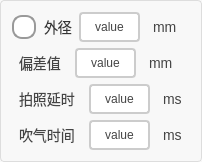
      <widget class="QGroupBox" name="groupBox">
       <property name="styleSheet">
        <string notr="true">QGroupBox {
    border: 1px solid #DDD;
    border-radius: 4px;
    font: bold 14px;
    color: #666;
    background-color: #F8F8F8;
}

QGroupBox::title {
    subcontrol-origin: margin;
    subcontrol-position: top left;
    left: 10px;
    padding: 0 5px;
}</string>
       </property>
       <property name="title">
        <string/>
       </property>
       <layout class="QVBoxLayout" name="verticalLayout">
        <item>
         <layout class="QHBoxLayout" name="horizontalLayout">
          <item>
           <widget class="QRadioButton" name="rbtn_outsideDiameterEnable">
            <property name="sizePolicy">
             <sizepolicy hsizetype="Minimum" vsizetype="Minimum">
              <horstretch>0</horstretch>
              <verstretch>0</verstretch>
             </sizepolicy>
            </property>
            <property name="styleSheet">
             <string notr="true">QRadioButton {
    spacing: 8px;
    font-size: 14px;
    color: #333;  /* 保持原始文字颜色 */
}

/* 未选中状态 */
QRadioButton::indicator {
    width: 20px;
    height: 20px;
    border-radius: 10px;
    border: 2px solid #999;
    background: #ffffff;
}

/* 悬停效果 */
QRadioButton::indicator:hover {
    border: 2px solid #666;
}

/* 选中状态 */
QRadioButton::indicator:checked {
    border: 2px solid #FF6B00;  /* 橙色边框 */
}

/* 选中时的内圆 */
QRadioButton::indicator:checked {
    background-color: qradialgradient(
        cx:0.5, cy:0.5,
        radius:0.4,
        fx:0.5, fy:0.5,
        stop:0 #FF6B00,  /* 主橙色 */
        stop:1 transparent
    );
}

/* 禁用状态 */
QRadioButton:::disabled {
    border: 2px solid #ccc;
    background: #eee;
}

/* 点击动画效果 */
QRadioButton::indicator:pressed {
    border: 2px solid #CC5500;  /* 深橙色边框 */
    background-color: qradialgradient(
        cx:0.5, cy:0.5,
        radius:0.5,
        fx:0.5, fy:0.5,
        stop:0 #FFD8B3,  /* 浅橙色渐变 */
        stop:1 transparent
    );
}</string>
            </property>
            <property name="text">
             <string>外径</string>
            </property>
           </widget>
          </item>
          <item>
           <widget class="QPushButton" name="pbtn_outsideDiameterValue">
            <property name="sizePolicy">
             <sizepolicy hsizetype="Minimum" vsizetype="Minimum">
              <horstretch>0</horstretch>
              <verstretch>0</verstretch>
             </sizepolicy>
            </property>
            <property name="styleSheet">
             <string notr="true">QPushButton {
    padding: 6px 14px;
    border: 2px solid #CCC;
    border-radius: 4px;
    background-color: white;
    color: #444;
}

QPushButton:hover {
    border-color: #999;
    background-color: #F5F5F5;
}

QPushButton:pressed {
    border-color: #777;
    background-color: #EEE;
}</string>
            </property>
            <property name="text">
             <string>value</string>
            </property>
           </widget>
          </item>
          <item>
           <widget class="QLabel" name="label_4">
            <property name="styleSheet">
             <string notr="true">/* 基础标签样式 */
QLabel {
    color: #444444;          /* 主文字色 */
    font-size: 14px;         /* 标准字号 */
    background: transparent; /* 透明背景 */
    padding: 2px 4px;        /* 基础内边距 */
}

/* 标题样式 */
QLabel.title {
    font-size: 16px;
    font-weight: 600;
    color: #333333;
    border-bottom: 1px solid #DDDDDD; /* 下划线装饰 */
    padding-bottom: 4px;
}

/* 副标题/次要文本 */
QLabel.subtitle {
    color: #666666;
    font-size: 13px;
    font-style: italic;
}

/* 强调文本 */
QLabel.emphasis {
    color: #333333;
    font-weight: 500;
    background-color: #F5F5F5;
    border-radius: 3px;
    padding: 4px 8px;
}

/* 状态标签（成功/警告/错误） */
QLabel[state=&quot;success&quot;] {
    color: #228B22;          /* 森林绿 */
    border-left: 3px solid #228B22;
    padding-left: 8px;
}

QLabel[state=&quot;warning&quot;] {
    color: #FF8C00;          /* 暗橙 */
    border-left: 3px solid #FF8C00;
    padding-left: 8px;
}

QLabel[state=&quot;error&quot;] {
    color: #B22222;          /* 砖红 */
    border-left: 3px solid #B22222;
    padding-left: 8px;
}

/* 数据展示标签 */
QLabel.data {
    color: #2F4F4F;          /* 深石板灰 */
    font-family: monospace;
    border: 1px solid #E0E0E0;
    background-color: #FFFFFF;
    padding: 6px 12px;
    border-radius: 4px;
}

/* 禁用状态 */
QLabel:disabled {
    color: #AAAAAA;
    background-color: transparent;
}

/* 链接样式（伪链接效果） */
QLabel.link {
    color: #4682B4;          /* 钢蓝 */
    text-decoration: underline;
    border-bottom: 1px dotted #4682B4;
}

/* 图标标签 */
QLabel.icon {
    qproperty-alignment: AlignCenter;
    border: 1px solid #E0E0E0;
    border-radius: 4px;
    background-color: #FFFFFF;
    padding: 12px;
}</string>
            </property>
            <property name="text">
             <string>mm</string>
            </property>
           </widget>
          </item>
         </layout>
        </item>
        <item>
         <layout class="QHBoxLayout" name="horizontalLayout_2">
          <item>
           <widget class="QLabel" name="label">
            <property name="styleSheet">
             <string notr="true">/* 基础标签样式 */
QLabel {
    color: #444444;          /* 主文字色 */
    font-size: 14px;         /* 标准字号 */
    background: transparent; /* 透明背景 */
    padding: 2px 4px;        /* 基础内边距 */
}

/* 标题样式 */
QLabel.title {
    font-size: 16px;
    font-weight: 600;
    color: #333333;
    border-bottom: 1px solid #DDDDDD; /* 下划线装饰 */
    padding-bottom: 4px;
}

/* 副标题/次要文本 */
QLabel.subtitle {
    color: #666666;
    font-size: 13px;
    font-style: italic;
}

/* 强调文本 */
QLabel.emphasis {
    color: #333333;
    font-weight: 500;
    background-color: #F5F5F5;
    border-radius: 3px;
    padding: 4px 8px;
}

/* 状态标签（成功/警告/错误） */
QLabel[state=&quot;success&quot;] {
    color: #228B22;          /* 森林绿 */
    border-left: 3px solid #228B22;
    padding-left: 8px;
}

QLabel[state=&quot;warning&quot;] {
    color: #FF8C00;          /* 暗橙 */
    border-left: 3px solid #FF8C00;
    padding-left: 8px;
}

QLabel[state=&quot;error&quot;] {
    color: #B22222;          /* 砖红 */
    border-left: 3px solid #B22222;
    padding-left: 8px;
}

/* 数据展示标签 */
QLabel.data {
    color: #2F4F4F;          /* 深石板灰 */
    font-family: monospace;
    border: 1px solid #E0E0E0;
    background-color: #FFFFFF;
    padding: 6px 12px;
    border-radius: 4px;
}

/* 禁用状态 */
QLabel:disabled {
    color: #AAAAAA;
    background-color: transparent;
}

/* 链接样式（伪链接效果） */
QLabel.link {
    color: #4682B4;          /* 钢蓝 */
    text-decoration: underline;
    border-bottom: 1px dotted #4682B4;
}

/* 图标标签 */
QLabel.icon {
    qproperty-alignment: AlignCenter;
    border: 1px solid #E0E0E0;
    border-radius: 4px;
    background-color: #FFFFFF;
    padding: 12px;
}</string>
            </property>
            <property name="text">
             <string>偏差值</string>
            </property>
           </widget>
          </item>
          <item>
           <widget class="QPushButton" name="pbtn_outsideDiameterDeviation">
            <property name="sizePolicy">
             <sizepolicy hsizetype="Minimum" vsizetype="Minimum">
              <horstretch>0</horstretch>
              <verstretch>0</verstretch>
             </sizepolicy>
            </property>
            <property name="styleSheet">
             <string notr="true">QPushButton {
    padding: 6px 14px;
    border: 2px solid #CCC;
    border-radius: 4px;
    background-color: white;
    color: #444;
}

QPushButton:hover {
    border-color: #999;
    background-color: #F5F5F5;
}

QPushButton:pressed {
    border-color: #777;
    background-color: #EEE;
}</string>
            </property>
            <property name="text">
             <string>value</string>
            </property>
           </widget>
          </item>
          <item>
           <widget class="QLabel" name="label_5">
            <property name="styleSheet">
             <string notr="true">/* 基础标签样式 */
QLabel {
    color: #444444;          /* 主文字色 */
    font-size: 14px;         /* 标准字号 */
    background: transparent; /* 透明背景 */
    padding: 2px 4px;        /* 基础内边距 */
}

/* 标题样式 */
QLabel.title {
    font-size: 16px;
    font-weight: 600;
    color: #333333;
    border-bottom: 1px solid #DDDDDD; /* 下划线装饰 */
    padding-bottom: 4px;
}

/* 副标题/次要文本 */
QLabel.subtitle {
    color: #666666;
    font-size: 13px;
    font-style: italic;
}

/* 强调文本 */
QLabel.emphasis {
    color: #333333;
    font-weight: 500;
    background-color: #F5F5F5;
    border-radius: 3px;
    padding: 4px 8px;
}

/* 状态标签（成功/警告/错误） */
QLabel[state=&quot;success&quot;] {
    color: #228B22;          /* 森林绿 */
    border-left: 3px solid #228B22;
    padding-left: 8px;
}

QLabel[state=&quot;warning&quot;] {
    color: #FF8C00;          /* 暗橙 */
    border-left: 3px solid #FF8C00;
    padding-left: 8px;
}

QLabel[state=&quot;error&quot;] {
    color: #B22222;          /* 砖红 */
    border-left: 3px solid #B22222;
    padding-left: 8px;
}

/* 数据展示标签 */
QLabel.data {
    color: #2F4F4F;          /* 深石板灰 */
    font-family: monospace;
    border: 1px solid #E0E0E0;
    background-color: #FFFFFF;
    padding: 6px 12px;
    border-radius: 4px;
}

/* 禁用状态 */
QLabel:disabled {
    color: #AAAAAA;
    background-color: transparent;
}

/* 链接样式（伪链接效果） */
QLabel.link {
    color: #4682B4;          /* 钢蓝 */
    text-decoration: underline;
    border-bottom: 1px dotted #4682B4;
}

/* 图标标签 */
QLabel.icon {
    qproperty-alignment: AlignCenter;
    border: 1px solid #E0E0E0;
    border-radius: 4px;
    background-color: #FFFFFF;
    padding: 12px;
}</string>
            </property>
            <property name="text">
             <string>mm</string>
            </property>
           </widget>
          </item>
         </layout>
        </item>
        <item>
         <layout class="QHBoxLayout" name="hLayout_photography">
          <item>
           <widget class="QLabel" name="label_2">
            <property name="styleSheet">
             <string notr="true">/* 基础标签样式 */
QLabel {
    color: #444444;          /* 主文字色 */
    font-size: 14px;         /* 标准字号 */
    background: transparent; /* 透明背景 */
    padding: 2px 4px;        /* 基础内边距 */
}

/* 标题样式 */
QLabel.title {
    font-size: 16px;
    font-weight: 600;
    color: #333333;
    border-bottom: 1px solid #DDDDDD; /* 下划线装饰 */
    padding-bottom: 4px;
}

/* 副标题/次要文本 */
QLabel.subtitle {
    color: #666666;
    font-size: 13px;
    font-style: italic;
}

/* 强调文本 */
QLabel.emphasis {
    color: #333333;
    font-weight: 500;
    background-color: #F5F5F5;
    border-radius: 3px;
    padding: 4px 8px;
}

/* 状态标签（成功/警告/错误） */
QLabel[state=&quot;success&quot;] {
    color: #228B22;          /* 森林绿 */
    border-left: 3px solid #228B22;
    padding-left: 8px;
}

QLabel[state=&quot;warning&quot;] {
    color: #FF8C00;          /* 暗橙 */
    border-left: 3px solid #FF8C00;
    padding-left: 8px;
}

QLabel[state=&quot;error&quot;] {
    color: #B22222;          /* 砖红 */
    border-left: 3px solid #B22222;
    padding-left: 8px;
}

/* 数据展示标签 */
QLabel.data {
    color: #2F4F4F;          /* 深石板灰 */
    font-family: monospace;
    border: 1px solid #E0E0E0;
    background-color: #FFFFFF;
    padding: 6px 12px;
    border-radius: 4px;
}

/* 禁用状态 */
QLabel:disabled {
    color: #AAAAAA;
    background-color: transparent;
}

/* 链接样式（伪链接效果） */
QLabel.link {
    color: #4682B4;          /* 钢蓝 */
    text-decoration: underline;
    border-bottom: 1px dotted #4682B4;
}

/* 图标标签 */
QLabel.icon {
    qproperty-alignment: AlignCenter;
    border: 1px solid #E0E0E0;
    border-radius: 4px;
    background-color: #FFFFFF;
    padding: 12px;
}</string>
            </property>
            <property name="text">
             <string>拍照延时</string>
            </property>
           </widget>
          </item>
          <item>
           <widget class="QPushButton" name="pbtn_photography">
            <property name="sizePolicy">
             <sizepolicy hsizetype="Minimum" vsizetype="Minimum">
              <horstretch>0</horstretch>
              <verstretch>0</verstretch>
             </sizepolicy>
            </property>
            <property name="styleSheet">
             <string notr="true">QPushButton {
    padding: 6px 14px;
    border: 2px solid #CCC;
    border-radius: 4px;
    background-color: white;
    color: #444;
}

QPushButton:hover {
    border-color: #999;
    background-color: #F5F5F5;
}

QPushButton:pressed {
    border-color: #777;
    background-color: #EEE;
}</string>
            </property>
            <property name="text">
             <string>value</string>
            </property>
           </widget>
          </item>
          <item>
           <widget class="QLabel" name="label_7">
            <property name="styleSheet">
             <string notr="true">/* 基础标签样式 */
QLabel {
    color: #444444;          /* 主文字色 */
    font-size: 14px;         /* 标准字号 */
    background: transparent; /* 透明背景 */
    padding: 2px 4px;        /* 基础内边距 */
}

/* 标题样式 */
QLabel.title {
    font-size: 16px;
    font-weight: 600;
    color: #333333;
    border-bottom: 1px solid #DDDDDD; /* 下划线装饰 */
    padding-bottom: 4px;
}

/* 副标题/次要文本 */
QLabel.subtitle {
    color: #666666;
    font-size: 13px;
    font-style: italic;
}

/* 强调文本 */
QLabel.emphasis {
    color: #333333;
    font-weight: 500;
    background-color: #F5F5F5;
    border-radius: 3px;
    padding: 4px 8px;
}

/* 状态标签（成功/警告/错误） */
QLabel[state=&quot;success&quot;] {
    color: #228B22;          /* 森林绿 */
    border-left: 3px solid #228B22;
    padding-left: 8px;
}

QLabel[state=&quot;warning&quot;] {
    color: #FF8C00;          /* 暗橙 */
    border-left: 3px solid #FF8C00;
    padding-left: 8px;
}

QLabel[state=&quot;error&quot;] {
    color: #B22222;          /* 砖红 */
    border-left: 3px solid #B22222;
    padding-left: 8px;
}

/* 数据展示标签 */
QLabel.data {
    color: #2F4F4F;          /* 深石板灰 */
    font-family: monospace;
    border: 1px solid #E0E0E0;
    background-color: #FFFFFF;
    padding: 6px 12px;
    border-radius: 4px;
}

/* 禁用状态 */
QLabel:disabled {
    color: #AAAAAA;
    background-color: transparent;
}

/* 链接样式（伪链接效果） */
QLabel.link {
    color: #4682B4;          /* 钢蓝 */
    text-decoration: underline;
    border-bottom: 1px dotted #4682B4;
}

/* 图标标签 */
QLabel.icon {
    qproperty-alignment: AlignCenter;
    border: 1px solid #E0E0E0;
    border-radius: 4px;
    background-color: #FFFFFF;
    padding: 12px;
}</string>
            </property>
            <property name="text">
             <string>ms</string>
            </property>
           </widget>
          </item>
         </layout>
        </item>
        <item>
         <layout class="QHBoxLayout" name="horizontalLayout_4">
          <item>
           <widget class="QLabel" name="label_3">
            <property name="styleSheet">
             <string notr="true">/* 基础标签样式 */
QLabel {
    color: #444444;          /* 主文字色 */
    font-size: 14px;         /* 标准字号 */
    background: transparent; /* 透明背景 */
    padding: 2px 4px;        /* 基础内边距 */
}

/* 标题样式 */
QLabel.title {
    font-size: 16px;
    font-weight: 600;
    color: #333333;
    border-bottom: 1px solid #DDDDDD; /* 下划线装饰 */
    padding-bottom: 4px;
}

/* 副标题/次要文本 */
QLabel.subtitle {
    color: #666666;
    font-size: 13px;
    font-style: italic;
}

/* 强调文本 */
QLabel.emphasis {
    color: #333333;
    font-weight: 500;
    background-color: #F5F5F5;
    border-radius: 3px;
    padding: 4px 8px;
}

/* 状态标签（成功/警告/错误） */
QLabel[state=&quot;success&quot;] {
    color: #228B22;          /* 森林绿 */
    border-left: 3px solid #228B22;
    padding-left: 8px;
}

QLabel[state=&quot;warning&quot;] {
    color: #FF8C00;          /* 暗橙 */
    border-left: 3px solid #FF8C00;
    padding-left: 8px;
}

QLabel[state=&quot;error&quot;] {
    color: #B22222;          /* 砖红 */
    border-left: 3px solid #B22222;
    padding-left: 8px;
}

/* 数据展示标签 */
QLabel.data {
    color: #2F4F4F;          /* 深石板灰 */
    font-family: monospace;
    border: 1px solid #E0E0E0;
    background-color: #FFFFFF;
    padding: 6px 12px;
    border-radius: 4px;
}

/* 禁用状态 */
QLabel:disabled {
    color: #AAAAAA;
    background-color: transparent;
}

/* 链接样式（伪链接效果） */
QLabel.link {
    color: #4682B4;          /* 钢蓝 */
    text-decoration: underline;
    border-bottom: 1px dotted #4682B4;
}

/* 图标标签 */
QLabel.icon {
    qproperty-alignment: AlignCenter;
    border: 1px solid #E0E0E0;
    border-radius: 4px;
    background-color: #FFFFFF;
    padding: 12px;
}</string>
            </property>
            <property name="text">
             <string>吹气时间</string>
            </property>
           </widget>
          </item>
          <item>
           <widget class="QPushButton" name="pbtn_blowTime">
            <property name="sizePolicy">
             <sizepolicy hsizetype="Minimum" vsizetype="Minimum">
              <horstretch>0</horstretch>
              <verstretch>0</verstretch>
             </sizepolicy>
            </property>
            <property name="styleSheet">
             <string notr="true">QPushButton {
    padding: 6px 14px;
    border: 2px solid #CCC;
    border-radius: 4px;
    background-color: white;
    color: #444;
}

QPushButton:hover {
    border-color: #999;
    background-color: #F5F5F5;
}

QPushButton:pressed {
    border-color: #777;
    background-color: #EEE;
}</string>
            </property>
            <property name="text">
             <string>value</string>
            </property>
           </widget>
          </item>
          <item>
           <widget class="QLabel" name="label_6">
            <property name="styleSheet">
             <string notr="true">/* 基础标签样式 */
QLabel {
    color: #444444;          /* 主文字色 */
    font-size: 14px;         /* 标准字号 */
    background: transparent; /* 透明背景 */
    padding: 2px 4px;        /* 基础内边距 */
}

/* 标题样式 */
QLabel.title {
    font-size: 16px;
    font-weight: 600;
    color: #333333;
    border-bottom: 1px solid #DDDDDD; /* 下划线装饰 */
    padding-bottom: 4px;
}

/* 副标题/次要文本 */
QLabel.subtitle {
    color: #666666;
    font-size: 13px;
    font-style: italic;
}

/* 强调文本 */
QLabel.emphasis {
    color: #333333;
    font-weight: 500;
    background-color: #F5F5F5;
    border-radius: 3px;
    padding: 4px 8px;
}

/* 状态标签（成功/警告/错误） */
QLabel[state=&quot;success&quot;] {
    color: #228B22;          /* 森林绿 */
    border-left: 3px solid #228B22;
    padding-left: 8px;
}

QLabel[state=&quot;warning&quot;] {
    color: #FF8C00;          /* 暗橙 */
    border-left: 3px solid #FF8C00;
    padding-left: 8px;
}

QLabel[state=&quot;error&quot;] {
    color: #B22222;          /* 砖红 */
    border-left: 3px solid #B22222;
    padding-left: 8px;
}

/* 数据展示标签 */
QLabel.data {
    color: #2F4F4F;          /* 深石板灰 */
    font-family: monospace;
    border: 1px solid #E0E0E0;
    background-color: #FFFFFF;
    padding: 6px 12px;
    border-radius: 4px;
}

/* 禁用状态 */
QLabel:disabled {
    color: #AAAAAA;
    background-color: transparent;
}

/* 链接样式（伪链接效果） */
QLabel.link {
    color: #4682B4;          /* 钢蓝 */
    text-decoration: underline;
    border-bottom: 1px dotted #4682B4;
}

/* 图标标签 */
QLabel.icon {
    qproperty-alignment: AlignCenter;
    border: 1px solid #E0E0E0;
    border-radius: 4px;
    background-color: #FFFFFF;
    padding: 12px;
}</string>
            </property>
            <property name="text">
             <string>ms</string>
            </property>
           </widget>
          </item>
         </layout>
        </item>
       </layout>
      </widget>
